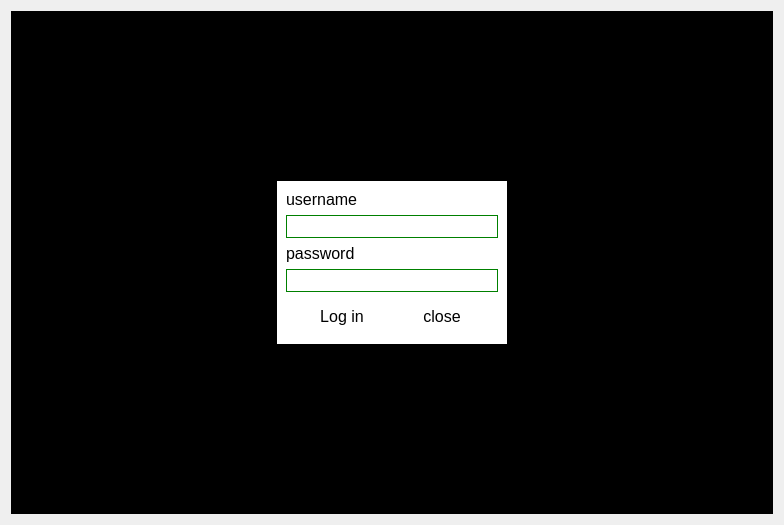
<?xml version="1.0" encoding="UTF-8"?>
<ui version="4.0">
 <class>Form</class>
 <widget class="QWidget" name="Form">
  <property name="geometry">
   <rect>
    <x>0</x>
    <y>0</y>
    <width>784</width>
    <height>525</height>
   </rect>
  </property>
  <property name="windowTitle">
   <string>Form</string>
  </property>
  <layout class="QGridLayout" name="gridLayout">
   <item row="0" column="0">
    <widget class="QWidget" name="widget" native="true">
     <property name="styleSheet">
      <string notr="true">background:#000000;</string>
     </property>
     <layout class="QHBoxLayout" name="horizontalLayout_2">
      <item>
       <spacer name="horizontalSpacer">
        <property name="orientation">
         <enum>Qt::Horizontal</enum>
        </property>
        <property name="sizeHint" stdset="0">
         <size>
          <width>40</width>
          <height>20</height>
         </size>
        </property>
       </spacer>
      </item>
      <item>
       <widget class="QWidget" name="widget_4" native="true">
        <layout class="QVBoxLayout" name="verticalLayout_2">
         <item>
          <spacer name="verticalSpacer">
           <property name="orientation">
            <enum>Qt::Vertical</enum>
           </property>
           <property name="sizeHint" stdset="0">
            <size>
             <width>20</width>
             <height>15</height>
            </size>
           </property>
          </spacer>
         </item>
         <item>
          <widget class="QWidget" name="widget_2" native="true">
           <property name="styleSheet">
            <string notr="true">background:#ffffff;
border:none;
border radius:10px;</string>
           </property>
           <layout class="QVBoxLayout" name="verticalLayout">
            <item>
             <widget class="QLabel" name="label">
              <property name="font">
               <font>
                <pointsize>12</pointsize>
               </font>
              </property>
              <property name="text">
               <string>username</string>
              </property>
             </widget>
            </item>
            <item>
             <widget class="QLineEdit" name="username">
              <property name="font">
               <font>
                <pointsize>12</pointsize>
               </font>
              </property>
              <property name="styleSheet">
               <string notr="true">border:1px solid green;</string>
              </property>
             </widget>
            </item>
            <item>
             <widget class="QLabel" name="label_2">
              <property name="font">
               <font>
                <pointsize>12</pointsize>
               </font>
              </property>
              <property name="text">
               <string>password</string>
              </property>
             </widget>
            </item>
            <item>
             <widget class="QLineEdit" name="password">
              <property name="font">
               <font>
                <pointsize>12</pointsize>
               </font>
              </property>
              <property name="styleSheet">
               <string notr="true">border:1px solid green;</string>
              </property>
             </widget>
            </item>
            <item>
             <widget class="QWidget" name="widget_3" native="true">
              <layout class="QHBoxLayout" name="horizontalLayout">
               <item>
                <widget class="QPushButton" name="login">
                 <property name="font">
                  <font>
                   <pointsize>12</pointsize>
                  </font>
                 </property>
                 <property name="text">
                  <string>Log in</string>
                 </property>
                </widget>
               </item>
               <item>
                <widget class="QPushButton" name="hd">
                 <property name="font">
                  <font>
                   <pointsize>12</pointsize>
                  </font>
                 </property>
                 <property name="text">
                  <string>close</string>
                 </property>
                </widget>
               </item>
              </layout>
             </widget>
            </item>
           </layout>
          </widget>
         </item>
         <item>
          <spacer name="verticalSpacer_2">
           <property name="orientation">
            <enum>Qt::Vertical</enum>
           </property>
           <property name="sizeHint" stdset="0">
            <size>
             <width>20</width>
             <height>40</height>
            </size>
           </property>
          </spacer>
         </item>
        </layout>
       </widget>
      </item>
      <item>
       <spacer name="horizontalSpacer_2">
        <property name="orientation">
         <enum>Qt::Horizontal</enum>
        </property>
        <property name="sizeHint" stdset="0">
         <size>
          <width>40</width>
          <height>20</height>
         </size>
        </property>
       </spacer>
      </item>
     </layout>
    </widget>
   </item>
  </layout>
 </widget>
 <resources/>
 <connections/>
</ui>
